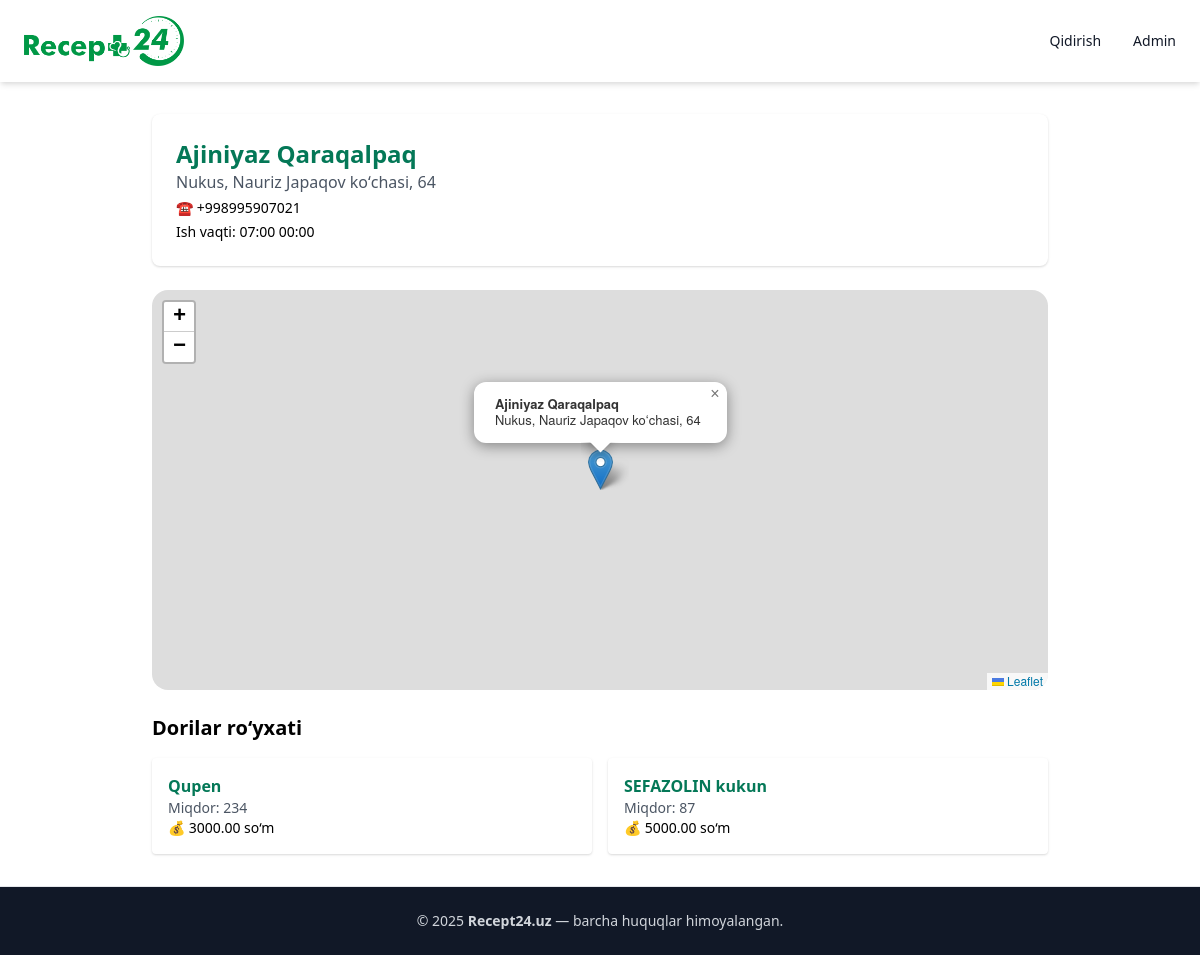
The app's page /pharmacy/2/ with its own data.
### pharmacy/models.py (models this page shows, shortened)
class Pharmacy(models.Model):
    name = models.CharField(max_length=120)
    address = models.CharField(max_length=255)
    phone = models.CharField(max_length=50, blank=True)
    lat = models.FloatField(null=True, blank=True)
    lng = models.FloatField(null=True, blank=True)
    working_hours = models.CharField(max_length=120, blank=True)
    image = models.ImageField(upload_to="pharmacies/", blank=True, null=True)  # ✅ yangi qo‘shildi
    user = models.OneToOneField(User, on_delete=models.CASCADE, null=True, blank=True)

class Inventory(models.Model):
    pharmacy = models.ForeignKey(Pharmacy, on_delete=models.CASCADE)
    medicine = models.ForeignKey(Medicine, on_delete=models.CASCADE)
    quantity = models.PositiveIntegerField(default=0)
    price = models.DecimalField(max_digits=10, decimal_places=2, null=True, blank=True)
    class Meta:
        unique_together = ('pharmacy', 'medicine')

class Medicine(models.Model):
    name = models.CharField(max_length=100, unique=True)
    slug = models.SlugField(unique=True, blank=True)
    description = models.TextField(blank=True)
    analogs = models.TextField(blank=True)
    image = models.ImageField(upload_to="medicines/", blank=True, null=True)

### pharmacy/views.py (the view)
# urls.py: path("pharmacy/<int:pk>/", views.pharmacy_detail, name="pharmacy_detail"),
def pharmacy_detail(request, pk):
    pharmacy = get_object_or_404(Pharmacy, pk=pk)
    inventories = Inventory.objects.filter(pharmacy=pharmacy).select_related("medicine").order_by("medicine__name")
    return render(request, "pharmacy/pharmacy_detail.html", {"pharmacy": pharmacy, "inventories": inventories})

### pharmacy/templates/pharmacy/pharmacy_detail.html (shortened to what this page needs)
{% extends "base.html" %}
{% block content %}
<div class="max-w-4xl mx-auto">
  <div class="bg-white p-6 rounded-lg shadow mb-6">
    <h1 class="text-2xl font-bold text-green-700">{{ pharmacy.name }}</h1>
    <p class="text-gray-600">{{ pharmacy.address }}</p>
    {% if pharmacy.phone %}<p class="text-sm mt-1">☎ {{ pharmacy.phone }}</p>{% endif %}
    {% if pharmacy.working_hours %}<p class="text-sm mt-1">Ish vaqti: {{ pharmacy.working_hours }}</p>{% endif %}
  </div>
  <div id="map" class="mb-6"></div>
  <h2 class="text-xl font-semibold mb-4">Dorilar ro‘yxati</h2>
  <div class="grid md:grid-cols-2 gap-4">
    {% for inv in inventories %}
      <div class="bg-white p-4 rounded shadow">
        <a href="{% url 'pharmacy:medicine_detail' inv.medicine.slug %}" class="font-semibold text-green-700">{{ inv.medicine.name }}</a>
        <p class="text-sm text-gray-600">Miqdor: {{ inv.quantity }}</p>
        <p class="text-sm">💰 {{ inv.price }} so‘m</p>
      </div>
    {% endfor %}
  </div>
</div>
{% endblock %}

### pharmacy/templates/base.html (style rules this page uses)
#map { height: 400px; border-radius: 1rem; }
:root { --green-main: #; --accent-yellow: #F4B400; --bg-light: #F9FAFB; }

### records on screen
Pharmacy: name "Ajiniyaz Qaraqalpaq", address "Nukus, Nauriz Japaqov koʻchasi, 64", phone "+998995907021", working_hours "07:00 00:00"
Inventory: medicine.name "Qupen", quantity "234", price "3000.00"
Inventory: medicine.name "SEFAZOLIN kukun", quantity "87", price "5000.00"
